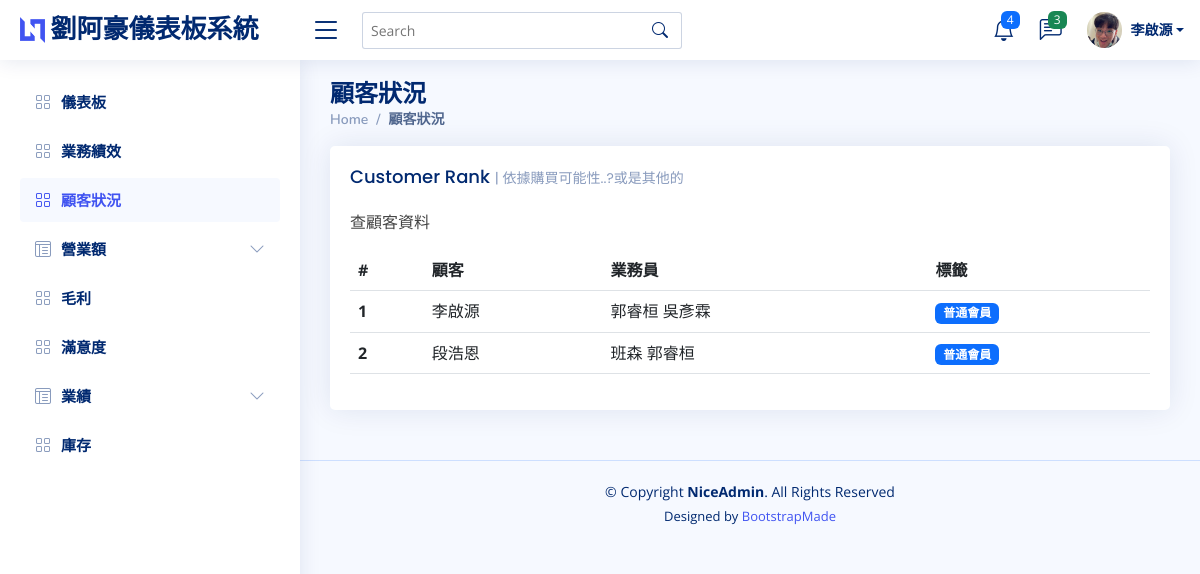
Before: /customer/ with the older database file.
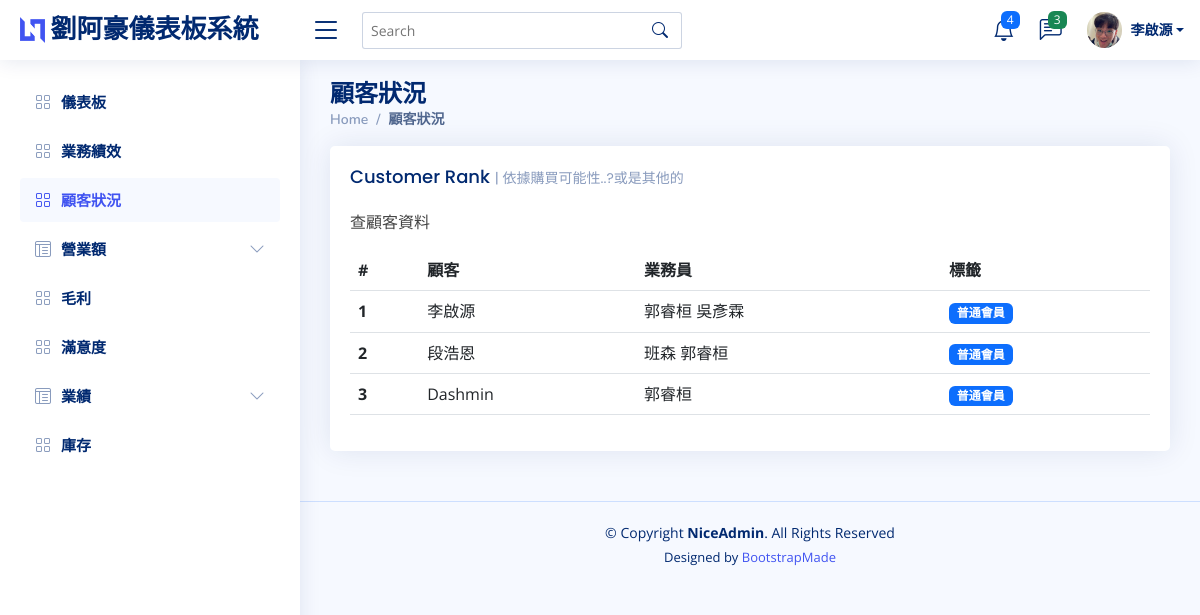
After: the same page with the newer database file.
### APP/models.py (models this page shows, shortened)
class Customer(models.Model):
    customer_id = models.AutoField(primary_key=True)
    customer_name = models.CharField(max_length=100)
    customer_level = models.IntegerField(choices=(
        (1, '普通會員'),
        (2, '高级會員'),
        (3, 'VIP會員')
    ), default=1)
    def get_customer_level(self):
        return {
            1: '普通會員',
            2: '高级會員',
            3: 'VIP會員'
        }[self.customer_level]
    class Meta:
        verbose_name = "顧客"
        verbose_name_plural = "顧客"

class Salesperson(models.Model):
    salesperson_id = models.AutoField(primary_key=True)
    salesperson_name = models.CharField(max_length=100)
    class Meta:
        verbose_name = "業務員"
        verbose_name_plural = "業務員"

### APP/views.py (the view)
# urls.py: path('customer/', customer),
def customer(request):
    customers = Customer.objects.all()
    customers_list = []
    for customer in customers:
        try:
            salesperson_id_list = CustomerProgress.objects.filter(customer=customer.customer_id).values_list('salesperson', flat=True).distinct()
        except:
            salesperson_id_list = []
        name_list = []
        for salesperson_id in salesperson_id_list:
            salesperson_name = Salesperson.objects.filter(salesperson_id = salesperson_id).values('salesperson_name')[0]
            name_list.append(salesperson_name['salesperson_name'])
        customers_list.append({'id': customer.customer_id, 'name': customer.customer_name, 'salesperson': name_list, 'label': customer.get_customer_level()})
    return render(request, 'customer.html', locals())

### APP/templates/customer.html (shortened to what this page needs)
<!DOCTYPE html>
<html lang="en">
<head>
  {% load static %}
  <link href="{% static 'vendor/bootstrap/css/bootstrap.min.css' %}" rel="stylesheet">
  <link href="{% static 'vendor/bootstrap-icons/bootstrap-icons.css' %}" rel="stylesheet">
  <link href="{% static 'vendor/boxicons/css/boxicons.min.css' %}" rel="stylesheet">
  <link href="{% static 'vendor/quill/quill.snow.css' %}" rel="stylesheet">
  <link href="{% static 'vendor/quill/quill.bubble.css' %}" rel="stylesheet">
  <link href="{% static 'vendor/remixicon/remixicon.css' %}" rel="stylesheet">
  <link href="{% static 'vendor/simple-datatables/style.css' %}" rel="stylesheet">
  <link href="{% static 'css/style.css' %}" rel="stylesheet">
</head>
<body>
  <header id="header" class="header fixed-top d-flex align-items-center">
    <div class="d-flex align-items-center justify-content-between">
      <a href="../index" class="logo d-flex align-items-center">
        <img src=" {% static '/img/logo.png' %}" alt="">
        <span class="d-none d-lg-block">劉阿豪儀表板系統</span>
      </a>
      <i class="bi bi-list toggle-sidebar-btn"></i>
    </div>
    <div class="search-bar">
      <form class="search-form d-flex align-items-center" method="POST" action="#">
        <input type="text" name="query" placeholder="Search" title="Enter search keyword">
        <button type="submit" title="Search"><i class="bi bi-search"></i></button>
      </form>
    </div>
    <nav class="header-nav ms-auto">
      <ul class="d-flex align-items-center">
        <li class="nav-item dropdown">
          <a class="nav-link nav-icon" href="#" data-bs-toggle="dropdown">
            <i class="bi bi-bell"></i>
            <span class="badge bg-primary badge-number">4</span>
          </a>
        </li>
        <li class="nav-item dropdown">
          <a class="nav-link nav-icon" href="#" data-bs-toggle="dropdown">
            <i class="bi bi-chat-left-text"></i>
            <span class="badge bg-success badge-number">3</span>
          </a>
        </li>
        <li class="nav-item dropdown pe-3">
          <a class="nav-link nav-profile d-flex align-items-center pe-0" href="#" data-bs-toggle="dropdown">
            <img src="{% static 'img/profile-img.png' %}" alt="Profile" class="rounded-circle">
            <span class="d-none d-md-block dropdown-toggle ps-2">李啟源</span>
          </a>
        </li>
      </ul>
    </nav>
  </header>
  <aside id="sidebar" class="sidebar">
    <ul class="sidebar-nav" id="sidebar-nav">
      <li class="nav-item">
        <a class="nav-link collapsed" href="../index">
          <i class="bi bi-grid"></i>
          <span>儀表板</span>
        </a>
      </li>
      <li class="nav-item">
        <a class="nav-link collapsed" href="../business">
          <i class="bi bi-grid"></i>
          <span>業務績效</span>
        </a>
      </li>
      <li class="nav-item">
        <a class="nav-link" href="../customer">
          <i class="bi bi-grid"></i>
          <span>顧客狀況</span>
        </a>
      </li>
      <li class="nav-item">
        <a class="nav-link collapsed" data-bs-target="#tables-nav" data-bs-toggle="collapse" href="#">
          <i class="bi bi-layout-text-window-reverse"></i><span>營業額</span><i class="bi bi-chevron-down ms-auto"></i>
        </a>
      </li>
      <li class="nav-item">
        <a class="nav-link collapsed" href="../maolee">
          <i class="bi bi-grid"></i>
          <span>毛利</span>
        </a>
      </li>
      <li class="nav-item">
        <a class="nav-link collapsed" href="../manyeedo">
          <i class="bi bi-grid"></i>
          <span>滿意度</span>
        </a>
      </li>
      <li class="nav-item">
        <a class="nav-link collapsed" data-bs-target="#tables-nav2" data-bs-toggle="collapse" href="#">
          <i class="bi bi-layout-text-window-reverse"></i><span>業績</span><i class="bi bi-chevron-down ms-auto"></i>
        </a>
      </li>
      <li class="nav-item">
        <a class="nav-link collapsed" href="../stock">
          <i class="bi bi-grid"></i>
          <span>庫存</span>
        </a>
      </li>
    </ul>
  </aside>
  <main id="main" class="main">
    <div class="pagetitle">
      <h1>顧客狀況</h1>
      <nav>
        <ol class="breadcrumb">
          <li class="breadcrumb-item"><a href="../index">Home</a></li>
          <li class="breadcrumb-item active">顧客狀況</li>
        </ol>
      </nav>
    </div>
    <section class="section">
      <div class="row">
        <div class="col-lg-12">
          <div class="card">
            <div class="card-body">
              <h5 class="card-title">Customer Rank <span>| 依據購買可能性..?或是其他的</span></h5>
              <p>查顧客資料</p>
              <table class="table datatable">
                <thead>
                  <tr>
                    <th scope="col">#</th>
                    <th scope="col">顧客</th>
                    <th scope="col">業務員</th>
                    <th scope="col">標籤</th>
                  </tr>
                </thead>
                <tbody>
                  {% for customer in customers_list%}
                  <tr>
                    <th scope="row">{{customer.id}}</th>
                    <td>{{customer.name}}</td>
                    <td>{%for name in customer.salesperson %}
                          {{name}}
                        {% endfor %}
                    </td>
                    <td><span class="badge bg-primary">{{customer.label}}</span></td>
                  </tr>
                  {% endfor %}
                </tbody>
              </table>
            </div>
          </div>
        </div>
      </div>
    </section>
  </main>
  <footer id="footer" class="footer">
    <div class="copyright">
      &copy; Copyright <strong><span>NiceAdmin</span></strong>. All Rights Reserved
    </div>
    <div class="credits">
      Designed by <a href="https://bootstrapmade.com/">BootstrapMade</a>
    </div>
  </footer>
</body>
</html>

### APP/static/css/style.css (style rules this page uses)
:root { scroll-behavior: smooth; }
body { font-family: "Open Sans", sans-serif; background: #f6f9ff; color: #444444; }
a { color: #4154f1; text-decoration: none; }
h1, h2, h3, h4, h5, h6 { font-family: "Nunito", sans-serif; }
#main { margin-top: 60px; padding: 20px 30px; transition: all 0.3s; }
.pagetitle { margin-bottom: 10px; }
.pagetitle h1 { font-size: 24px; margin-bottom: 0; font-weight: 600; color: #012970; }
.card { margin-bottom: 30px; border: none; border-radius: 5px; box-shadow: 0px 0 30px rgba(1, 41, 112, 0.1); }
.card-title { padding: 20px 0 15px 0; font-size: 18px; font-weight: 500; color: #012970; font-family: "Poppins", sans-serif; }
.card-title span { color: #899bbd; font-size: 14px; font-weight: 400; }
.card-body { padding: 0 20px 20px 20px; }
.breadcrumb { font-size: 14px; font-family: "Nunito", sans-serif; color: #899bbd; font-weight: 600; }
.breadcrumb a { color: #899bbd; transition: 0.3s; }
.breadcrumb .breadcrumb-item::before { color: #899bbd; }
.breadcrumb .active { color: #51678f; font-weight: 600; }
.logo { line-height: 1; }
@media (min-width: 1200px) { .logo { width: 280px; } }
.logo img { max-height: 26px; margin-right: 6px; }
.logo span { font-size: 26px; font-weight: 700; color: #012970; font-family: "Nunito", sans-serif; }
.header { transition: all 0.5s; z-index: 997; height: 60px; box-shadow: 0px 2px 20px rgba(1, 41, 112, 0.1); background-color: #fff; padding-left: 20px; }
.header .toggle-sidebar-btn { font-size: 32px; padding-left: 10px; cursor: pointer; color: #012970; }
.header .search-bar { min-width: 360px; padding: 0 20px; }
.header .search-form { width: 100%; }
.header .search-form input { border: 0; font-size: 14px; color: #012970; border: 1px solid rgba(1, 41, 112, 0.2); padding: 7px 38px 7px 8px; border-radius: 3px; transition: 0.3s; width: 100%; }
.header .search-form button { border: 0; padding: 0; margin-left: -30px; background: none; }
.header .search-form button i { color: #012970; }
.header-nav ul { list-style: none; }
.header-nav>ul { margin: 0; padding: 0; }
.header-nav .nav-icon { font-size: 22px; color: #012970; margin-right: 25px; position: relative; }
.header-nav .nav-profile { color: #012970; }
.header-nav .nav-profile img { max-height: 36px; }
.header-nav .nav-profile span { font-size: 14px; font-weight: 600; }
.header-nav .badge-number { position: absolute; inset: -2px -5px auto auto; font-weight: normal; font-size: 12px; padding: 3px 6px; }
.sidebar { position: fixed; top: 60px; left: 0; bottom: 0; width: 300px; z-index: 996; transition: all 0.3s; padding: 20px; overflow-y: auto; scrollbar-width: thin; scrollbar-color: #aab7cf transparent; box-shadow: 0px 0px 20px rgba(1, 41, 112, 0.1); background-color: #fff; }
@media (min-width: 1200px) { #main, #footer { margin-left: 300px; } }
.sidebar-nav { padding: 0; margin: 0; list-style: none; }
.sidebar-nav li { padding: 0; margin: 0; list-style: none; }
.sidebar-nav .nav-item { margin-bottom: 5px; }
.sidebar-nav .nav-link { display: flex; align-items: center; font-size: 15px; font-weight: 600; color: #4154f1; transition: 0.3; background: #f6f9ff; padding: 10px 15px; border-radius: 4px; }
.sidebar-nav .nav-link i { font-size: 16px; margin-right: 10px; color: #4154f1; }
.sidebar-nav .nav-link.collapsed { color: #012970; background: #fff; }
.sidebar-nav .nav-link.collapsed i { color: #899bbd; }
.sidebar-nav .nav-link .bi-chevron-down { margin-right: 0; transition: transform 0.2s ease-in-out; }
.footer { padding: 20px 0; font-size: 14px; transition: all 0.3s; border-top: 1px solid #cddfff; }
.footer .copyright { text-align: center; color: #012970; }
.footer .credits { padding-top: 5px; text-align: center; font-size: 13px; color: #012970; }

Changed rows visible on the page:
now on one of the page's lists (row unchanged): Salesperson: salesperson_name "郭睿桓"
added Customer: name "Dashmin"
Other visible differences:
new list line: "3 普通會員"
